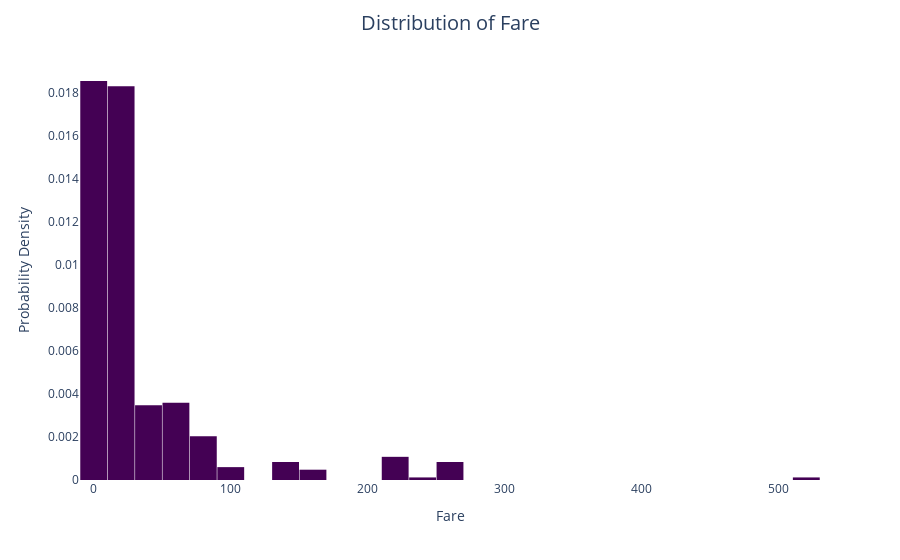

The notebook cell this image was saved under:
### Code cell
fig_fare = px.histogram(titanic, x='Fare', nbins=30, histnorm='probability density')
fig_fare.update_traces(marker=dict(color='#440154'), selector=dict(type='histogram'))
fig_fare.update_layout(title='Distribution of Fare', title_x=0.5, title_pad=dict(t=20), title_font=dict(size=20), xaxis_title='Fare', yaxis_title='Probability Density', xaxis=dict(showgrid=False), yaxis=dict(showgrid=False), bargap=0.02, plot_bgcolor = 'white')
fig_fare.show()

### Figure 1 — Plotly figure (JSON) as saved in the notebook; plotly's stock layout.template omitted (floating-point values rounded to 4 significant figures; data arrays with more than 128 entries replaced by an {"elided": "..."} marker saying what was removed)
{"data": [{"alignmentgroup": "True", "bingroup": "x", "histnorm": "probability density", "hovertemplate": "Fare=%{x}<br>probability density=%{y}<extra></extra>", "legendgroup": "", "marker": {"color": "#440154", "pattern": {"shape": ""}}, "name": "", "nbinsx": 30, "offsetgroup": "", "orientation": "v", "showlegend": false, "type": "histogram", "x": {"elided": "418 float values"}, "xaxis": "x", "yaxis": "y"}], "layout": {"bargap": 0.02, "barmode": "relative", "legend": {"tracegroupgap": 0}, "margin": {"t": 60}, "plot_bgcolor": "white", "title": {"font": {"size": 20}, "pad": {"t": 20}, "text": "Distribution of Fare", "x": 0.5}, "xaxis": {"anchor": "y", "domain": [0, 1], "showgrid": false, "title": {"text": "Fare"}}, "yaxis": {"anchor": "x", "domain": [0, 1], "showgrid": false, "title": {"text": "Probability Density"}}}}
